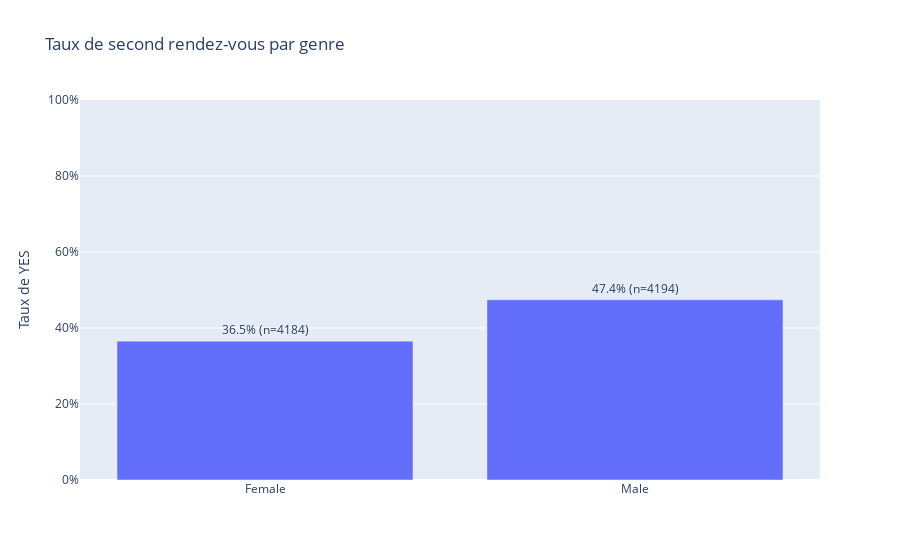

Source (notebook cell):
### Markdown cell above
## Segmentation – Taux de YES par genre
- **Question :** Les décisions diffèrent-elles selon le genre ?
- **Visalisation :** Ce graphique présente le taux de décisions positives selon le genre de la personne.
- **Insight :** On observe que les hommes déclarent plus fréquemment vouloir un second rendez-vous (47 %) que les femmes (37 %). Les volumes d’observations sont comparables entre les deux groupes. Attention : Cette analyse ne permet pas d’expliquer les causes de cet écart et justifie l’étude des critères évalués afin de comprendre les leviers spécifiques de la décision.

### Code cell
rate_gender = (
    df_clean.groupby("gender_label", as_index=False)
    .agg(rate_yes=("dec", "mean"), n=("dec", "size"))
)

rate_gender["rate_pct"] = rate_gender["rate_yes"] * 100
rate_gender["label"] = rate_gender.apply(lambda r: f"{r.rate_pct:.1f}% (n={int(r.n)})", axis=1)

fig = px.bar(
    rate_gender,
    x="gender_label",
    y="rate_yes",
    text="label",
    title="Taux de second rendez-vous par genre",
    labels={"gender_label": "Genre", "rate_yes": "Taux de YES"},
)

fig.update_traces(textposition="outside")
fig.update_yaxes(range=[0, 1], tickformat=".0%")
fig.update_layout(xaxis_title="", yaxis_title="Taux de YES")
fig.show()

### Figure 1 — Plotly figure (JSON) as saved in the notebook; plotly's stock layout.template omitted (floating-point values rounded to 4 significant figures)
{"data": [{"alignmentgroup": "True", "hovertemplate": "Genre=%{x}<br>Taux de YES=%{y}<br>label=%{text}<extra></extra>", "legendgroup": "", "marker": {"color": "#636efa", "pattern": {"shape": ""}}, "name": "", "offsetgroup": "", "orientation": "v", "showlegend": false, "text": ["36.5% (n=4184)", "47.4% (n=4194)"], "textposition": "outside", "type": "bar", "x": ["Female", "Male"], "xaxis": "x", "y": [0.3654, 0.4742], "yaxis": "y"}], "layout": {"barmode": "relative", "legend": {"tracegroupgap": 0}, "title": {"text": "Taux de second rendez-vous par genre"}, "xaxis": {"anchor": "y", "domain": [0, 1], "title": {"text": ""}}, "yaxis": {"anchor": "x", "domain": [0, 1], "range": [0, 1], "tickformat": ".0%", "title": {"text": "Taux de YES"}}}}
